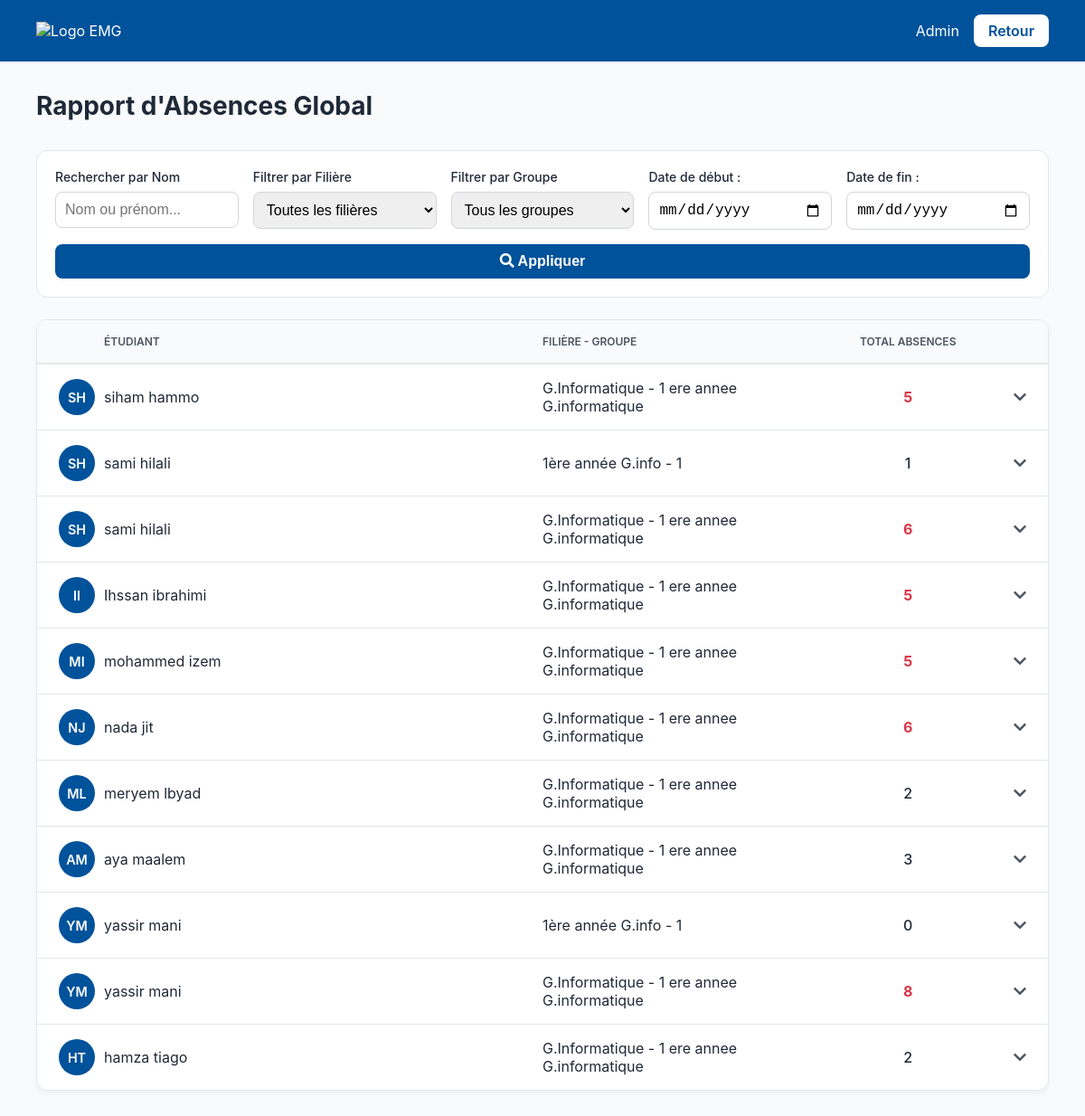
Page /report.php (signed in) on the committed database.
### tables this page shows
CREATE TABLE `students` (
  `student_id` int(11) NOT NULL,
  `first_name` varchar(100) NOT NULL,
  `last_name` varchar(100) NOT NULL,
  `parent_email` varchar(255) NOT NULL,
  `group_id` int(11) DEFAULT NULL
);

CREATE TABLE `classes` (
  `class_id` int(11) NOT NULL,
  `class_name` varchar(100) NOT NULL
);

CREATE TABLE `groups` (
  `group_id` int(11) NOT NULL,
  `group_name` varchar(100) NOT NULL,
  `class_id` int(11) DEFAULT NULL
);

### report.php (the view, shortened to what this page needs)
<?php
include 'db_connect.php';
$search_name = $_GET['student_name'] ?? '';
$start_date = $_GET['start_date'] ?? null;
$end_date = $_GET['end_date'] ?? null;
$absences_sql = "
    SELECT
        s.student_id,
        m.module_name,
        COUNT(a.attendance_id) AS absence_count
    FROM students s
    JOIN attendance a ON s.student_id = a.student_id AND a.status = 'Absent'
    LEFT JOIN timetable tt ON a.timetable_id = tt.timetable_id
    JOIN modules m ON tt.module_id = m.module_id
";
$absences_sql .= " GROUP BY s.student_id, m.module_id";
$absences_stmt = $conn->prepare($absences_sql);
$absences_stmt->execute();
$absences_query = $absences_stmt->get_result();
$absences_data = [];
while ($row = $absences_query->fetch_assoc()) {
    $absences_data[$row['student_id']][] = [
        'name' => $row['module_name'],
        'absences' => $row['absence_count']
    ];
}
$students_sql = "
    SELECT
        s.student_id, s.first_name, s.last_name,
        c.class_name, g.group_name
    FROM students s
    JOIN `groups` g ON s.group_id = g.group_id
    JOIN classes c ON g.class_id = c.class_id
";
$students_sql .= " ORDER BY s.last_name, s.first_name";
$stmt = $conn->prepare($students_sql);
$stmt->execute();
$students_result = $stmt->get_result();
$students_report = [];
while ($student = $students_result->fetch_assoc()) {
    $student_id = $student['student_id'];
    $student_absences = $absences_data[$student_id] ?? [];
    $total_absences = 0;
    $modules_with_penalty = [];
    foreach ($student_absences as $absence_module) {
        $total_absences += $absence_module['absences'];
        $penalty = $absence_module['absences'] * 0.25;
        $modules_with_penalty[] = [
            'name' => $absence_module['name'],
            'absences' => $absence_module['absences'],
            'penalty' => $penalty
        ];
    }
    $students_report[$student_id] = [
        'info' => [
            'first_name' => $student['first_name'],
            'last_name' => $student['last_name'],
            'class_name' => $student['class_name'],
            'group_name' => $student['group_name']
        ],
        'total_absences' => $total_absences,
        'modules' => $modules_with_penalty
    ];
}
?>
<!DOCTYPE html>
<html lang="fr">
<head>
    <link rel="stylesheet" href="https://cdnjs.cloudflare.com/ajax/libs/font-awesome/5.15.4/css/all.min.css">
</head>
<body>
    <header class="emg-header">
        <div class="logo"><img src="assets/logo-emg.png" alt="Logo EMG"></div>
        <div class="user-info">
            <span><?php echo htmlspecialchars($_SESSION['teacher_name']); ?></span>
            <a href="dashboard.php" class="btn-logout">Retour</a>
        </div>
    </header>
    <main class="container">
        <div class="page-header"><h1>Rapport d'Absences Global</h1></div>
        <form class="report-filters" method="GET" action="">
            <div class="filter-group">
                <label for="student_name">Rechercher par Nom</label>
                <input type="text" name="student_name" id="student_name" placeholder="Nom ou prénom..." value="<?php echo htmlspecialchars($search_name); ?>">
            </div>
            <div class="filter-group">
                <label for="class_id">Filtrer par Filière</label>
                <select name="class_id" id="class_id">
                    <option value="">Toutes les filières</option>
                </select>
            </div>
            <div class="filter-group">
                <label for="group_id">Filtrer par Groupe</label>
                <select name="group_id" id="group_id">
                    <option value="">Tous les groupes</option>
                </select>
            </div>
            <div class="filter-group">
                <label for="start_date">Date de début :</label>
                <input type="date" name="start_date" id="start_date" value="<?php echo htmlspecialchars($start_date ?? ''); ?>">
            </div>
            <div class="filter-group">
                <label for="end_date">Date de fin :</label>
                <input type="date" name="end_date" id="end_date" value="<?php echo htmlspecialchars($end_date ?? ''); ?>">
            </div>
            <div class="filter-group" style="align-self: flex-end;"><button type="submit"><i class="fas fa-search"></i> Appliquer</button></div>
        </form>
        <div class="report-container">
            <div class="report-header">
                <span></span><span>Étudiant</span><span>Filière - Groupe</span><span style="text-align: center;">Total Absences</span><span class="toggle-icon"></span>
            </div>
            <?php if (!empty($students_report)): ?>
                <?php foreach ($students_report as $student_id => $student): ?>
                    <?php
                        if ($student['total_absences'] > 0 || (empty($start_date) && empty($end_date))):
                            $initials = (isset($student['info']['first_name'][0]) ? $student['info']['first_name'][0] : '') . (isset($student['info']['last_name'][0]) ? $student['info']['last_name'][0] : '');
                    ?>
                    <div class="student-row">
                        <div class="avatar"><?php echo htmlspecialchars(strtoupper($initials)); ?></div>
                        <span class="student-name"><?php echo htmlspecialchars($student['info']['first_name'] . ' ' . $student['info']['last_name']); ?></span>
                        <span class="student-group"><?php echo htmlspecialchars($student['info']['class_name'] . ' - ' . $student['info']['group_name']); ?></span>
                        <span class="total-absences <?php echo ($student['total_absences'] >= 4) ? 'high' : ''; ?>"><?php echo $student['total_absences']; ?></span>
                        <span class="toggle-icon"><i class="fas fa-chevron-down"></i></span>
                    </div>
                    <?php
                        endif;
                    ?>
                <?php endforeach; ?>
            <?php else: ?>
                <div style="padding: 24px; text-align: center;">Aucun étudiant ne correspond aux filtres sélectionnés.</div>
            <?php endif; ?>
        </div>
    </main>
</body>
</html>

### report.php (style rules this page uses)
:root { --emg-blue: #00529b; --emg-yellow: #ffd100; --danger-color: #dc3545; --text-light: #ffffff; --background-light: #f8fafc; --border-color: #e5e7eb; --text-dark: #1f2937; --text-medium: #4b5563; }
* { box-sizing: border-box; margin: 0; padding: 0; }
body { font-family: -apple-system, BlinkMacSystemFont, "Segoe UI", Roboto, Helvetica, Arial, sans-serif; background-color: var(--background-light); color: var(--text-dark); }
.emg-header { display: flex; justify-content: space-between; align-items: center; padding: 16px 40px; background-color: var(--emg-blue); color: var(--text-light); }
.emg-header .logo img { height: 40px; }
.user-info { display: flex; align-items: center; gap: 16px; }
.btn-logout { display: inline-block; padding: 8px 16px; background-color: var(--text-light); color: var(--emg-blue); text-decoration: none; border-radius: 8px; font-weight: 600; transition: background-color 0.2s, color 0.2s; }
.container { padding: 32px 40px; max-width: 1400px; margin: 0 auto; }
.page-header { margin-bottom: 2rem; }
.page-header h1 { font-size: 28px; font-weight: 700; }
.report-filters { display: flex; flex-wrap: wrap; gap: 16px; margin-bottom: 24px; background-color: #fff; padding: 20px; border-radius: 12px; border: 1px solid var(--border-color); }
.filter-group { flex: 1; min-width: 200px; }
.filter-group label { display: block; font-weight: 500; margin-bottom: 8px; font-size: 14px; }
.filter-group select, .filter-group input, .filter-group button { width: 100%; padding: 10px; border-radius: 8px; border: 1px solid #d1d5db; font-size: 16px; }
.filter-group button { background-color: var(--emg-blue); color: white; border: none; cursor: pointer; font-weight: 600; }
.report-container { background-color: #fff; border-radius: 12px; border: 1px solid var(--border-color); overflow: hidden; box-shadow: 0 4px 6px -1px rgba(0,0,0,0.05); }
.report-header, .student-row { display: grid; grid-template-columns: 50px 3fr 2fr 1fr 50px; align-items: center; padding: 16px 24px; }
.report-header { background-color: #f9fafb; font-weight: 600; font-size: 12px; text-transform: uppercase; color: var(--text-medium); border-bottom: 1px solid var(--border-color); }
.student-row { border-top: 1px solid var(--border-color); cursor: pointer; transition: background-color 0.2s; }
.avatar { width: 40px; height: 40px; border-radius: 50%; background-color: var(--emg-blue); color: var(--text-light); display: flex; align-items: center; justify-content: center; font-weight: 600; font-size: 0.9rem; flex-shrink: 0; }
.total-absences { text-align: center; font-weight: 500; }
.total-absences.high { color: var(--danger-color); font-weight: 700; }
.toggle-icon { text-align: right; color: var(--text-medium); }

### rows in the picture
students: initials "SH", first_name+last_name "siham hammo", classes.class_name "G.Informatique - 1 ere annee G.informatique", total_absences "5"
students: initials "SH", first_name+last_name "sami hilali", classes.class_name "1ère année G.info - 1", total_absences "1"
students: initials "SH", first_name+last_name "sami hilali", classes.class_name "G.Informatique - 1 ere annee G.informatique", total_absences "6"
students: initials "II", first_name+last_name "Ihssan ibrahimi", classes.class_name "G.Informatique - 1 ere annee G.informatique", total_absences "5"
students: initials "MI", first_name+last_name "mohammed izem", classes.class_name "G.Informatique - 1 ere annee G.informatique", total_absences "5"
students: initials "NJ", first_name+last_name "nada jit", classes.class_name "G.Informatique - 1 ere annee G.informatique", total_absences "6"
students: initials "ML", first_name+last_name "meryem lbyad", classes.class_name "G.Informatique - 1 ere annee G.informatique", total_absences "2"
students: initials "AM", first_name+last_name "aya maalem", classes.class_name "G.Informatique - 1 ere annee G.informatique", total_absences "3"
students: initials "YM", first_name+last_name "yassir mani", classes.class_name "1ère année G.info - 1", total_absences "0"
students: initials "YM", first_name+last_name "yassir mani", classes.class_name "G.Informatique - 1 ere annee G.informatique", total_absences "8"
students: initials "HT", first_name+last_name "hamza tiago", classes.class_name "G.Informatique - 1 ere annee G.informatique", total_absences "2"

### other values in the picture
$_SESSION['teacher_name'] "Admin"
